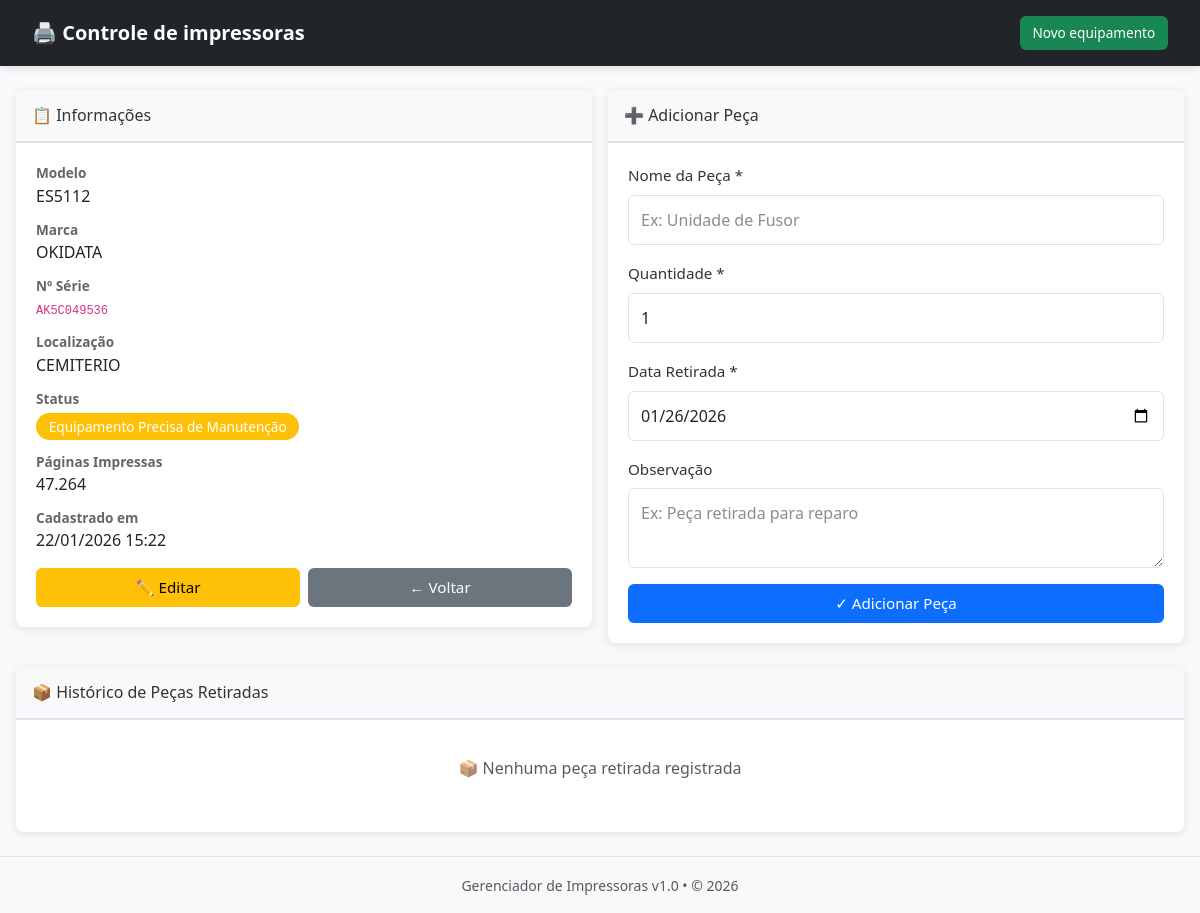
Page /detalhes.php?id=2 on the committed database.
### tables this page shows
CREATE TABLE `impressoras` (
  `id` int NOT NULL,
  `modelo` varchar(100) NOT NULL,
  `marca` varchar(50) NOT NULL,
  `numero_serie` varchar(100) NOT NULL,
  `localizacao` varchar(150) DEFAULT NULL,
  `status` enum('equipamento_completo','equipamento_manutencao','inativo') DEFAULT 'equipamento_completo',
  `contagem_paginas` int DEFAULT '0',
  `data_cadastro` timestamp NULL DEFAULT CURRENT_TIMESTAMP COMMENT 'Data/hora de cadastro (UTC-3 Brasil)',
  `ultima_atualizacao` timestamp NULL DEFAULT CURRENT_TIMESTAMP ON UPDATE CURRENT_TIMESTAMP COMMENT 'Última atualização (UTC-3 Brasil)'
);

### config/timezone.php (called while the page is built, shortened)
<?php
function dataHoje() {
    return date('Y-m-d');
}
function formatarDataHora($data) {
    return date('d/m/Y H:i', strtotime($data));
}
?>

### detalhes.php (the view, shortened to what this page needs)
<?php
try {
    require_once 'config/timezone.php';
    $conn = Database::getInstance();
    $id = $_GET['id'] ?? 0;
    $stmt = $conn->prepare("SELECT * FROM impressoras WHERE id = :id");
    $stmt->execute([':id' => $id]);
    $impressora = $stmt->fetch();
    $stmt = $conn->prepare("SELECT * FROM pecas_retiradas WHERE impressora_id = :id ORDER BY data_retirada DESC");
    $stmt->execute([':id' => $id]);
    $pecas = $stmt->fetchAll();
    include 'includes/header.php';
} catch(Exception $e) {
    ob_end_clean();
    header('Content-Type: text/html; charset=utf-8');
    http_response_code(500);
    ?>
    <!DOCTYPE html>
    <html><head><title>Erro</title></head><body>
    <h1>Erro 500</h1>
    <p><?= htmlspecialchars($e->getMessage()) ?></p>
    </body></html>
    <?php
    exit;
}
?>
<div class="row">
    <div class="col-md-6">
        <div class="card mb-4">
            <div class="card-header">
                <h5 style="font-size: 1rem; margin: 0;">📋 Informações</h5>
            </div>
            <div class="card-body">
                <div style="display: grid; gap: 0.75rem;">
                    <div>
                        <strong style="display: block; font-size: 0.85rem; color: #666;">Modelo</strong>
                        <span><?= htmlspecialchars($impressora['modelo']) ?></span>
                    </div>
                    <div>
                        <strong style="display: block; font-size: 0.85rem; color: #666;">Marca</strong>
                        <span><?= htmlspecialchars($impressora['marca']) ?></span>
                    </div>
                    <div>
                        <strong style="display: block; font-size: 0.85rem; color: #666;">Nº Série</strong>
                        <code style="font-size: 0.75rem;"><?= htmlspecialchars($impressora['numero_serie']) ?></code>
                    </div>
                    <div>
                        <strong style="display: block; font-size: 0.85rem; color: #666;">Localização</strong>
                        <span><?= htmlspecialchars($impressora['localizacao']) ?></span>
                    </div>
                    <div>
                        <strong style="display: block; font-size: 0.85rem; color: #666;">Status</strong>
                        <span class="badge bg-<?= in_array($impressora['status'], ['equipamento_completo', 'ativo']) ? 'success' : (in_array($impressora['status'], ['equipamento_manutencao', 'manutencao']) ? 'warning' : 'secondary') ?>" style="margin-top: 0.25rem;">
                            <?= in_array($impressora['status'], ['equipamento_completo', 'ativo']) ? 'Equipamento Completo' : (in_array($impressora['status'], ['equipamento_manutencao', 'manutencao']) ? 'Equipamento Precisa de Manutenção' : 'Inativo') ?>
                        </span>
                    </div>
                    <div>
                        <strong style="display: block; font-size: 0.85rem; color: #666;">Páginas Impressas</strong>
                        <span><?= number_format($impressora['contagem_paginas'], 0, ',', '.') ?></span>
                    </div>
                    <div>
                        <strong style="display: block; font-size: 0.85rem; color: #666;">Cadastrado em</strong>
                        <span><?= formatarDataHora($impressora['data_cadastro']) ?></span>
                    </div>
                </div>
                <div class="button-group" style="margin-top: 1rem;">
                    <a href="editar.php?id=<?= $impressora['id'] ?>" class="btn btn-warning">✏️ Editar</a>
                    <a href="index.php" class="btn btn-secondary">←  Voltar</a>
                </div>
            </div>
        </div>
    </div>
    <div class="col-md-6">
        <div class="card mb-4">
            <div class="card-header">
                <h5 style="font-size: 1rem; margin: 0;">➕ Adicionar Peça</h5>
            </div>
            <div class="card-body">
                <form method="POST">
                    <div class="mb-3">
                        <label class="form-label">Nome da Peça *</label>
                        <input type="text" name="nome_peca" class="form-control" placeholder="Ex: Unidade de Fusor" required>
                    </div>
                    <div class="mb-3">
                        <label class="form-label">Quantidade *</label>
                        <input type="number" name="quantidade" class="form-control" value="1" required>
                    </div>
                    <div class="mb-3">
                        <label class="form-label">Data Retirada *</label>
                        <input type="date" name="data_retirada" class="form-control" value="<?= dataHoje() ?>" required>
                    </div>
                    <div class="mb-3">
                        <label class="form-label">Observação</label>
                        <textarea name="observacao" class="form-control" placeholder="Ex: Peça retirada para reparo" style="min-height: 80px;"></textarea>
                    </div>
                    <button type="submit" class="btn btn-primary w-100">✓ Adicionar Peça</button>
                </form>
            </div>
        </div>
    </div>
</div>
<div class="card">
    <div class="card-header">
        <h5 style="font-size: 1rem; margin: 0;">📦 Histórico de Peças Retiradas</h5>
    </div>
    <div class="card-body">
        <?php if (count($pecas) > 0): ?>
            <div class="table-responsive">
                <table class="table table-sm table-striped">
                    <thead class="table-dark">
                        <tr>
                            <th style="width: 40%;">Peça</th>
                            <th style="width: 20%;">Qtd</th>
                            <th style="width: 20%;">Data</th>
                            <th style="width: 20%;" class="d-none d-md-table-cell">Obs.</th>
                        </tr>
                    </thead>
                    <tbody>
                        <?php foreach($pecas as $peca): ?>
                        <tr>
                            <td><strong><?= htmlspecialchars($peca['nome_peca']) ?></strong></td>
                            <td><span class="badge bg-info"><?= $peca['quantidade'] ?></span></td>
                            <td><small><?= formatarData($peca['data_retirada']) ?></small></td>
                            <td class="d-none d-md-table-cell"><small class="text-muted" style="display: block; max-width: 200px; overflow: hidden; text-overflow: ellipsis; white-space: nowrap;">
                                <?= htmlspecialchars($peca['observacao']) ?>
                            </small></td>
                        </tr>
                        <?php endforeach; ?>
                    </tbody>
                </table>
            </div>
        <?php else: ?>
            <p class="text-muted text-center" style="padding: 1rem;">📦 Nenhuma peça retirada registrada</p>
        <?php endif; ?>
    </div>
</div>
<?php include 'includes/footer.php'; ?>

### assets/style.css (style rules this page uses)
html { font-size: 16px; }
body { background-color: #f8f9fa; font-family: 'Segoe UI', Tahoma, Geneva, Verdana, sans-serif; font-size: 1rem; line-height: 1.5; color: #333; }
.card { border: none; box-shadow: 0 2px 8px rgba(0,0,0,0.1); margin-bottom: 1.5rem; border-radius: 8px; overflow: hidden; }
.card-header { background-color: #f8f9fa; border-bottom: 2px solid #dee2e6; padding: 1rem; }
.card-header h4, .card-header h5 { margin: 0; color: #333; font-size: clamp(1rem, 2vw, 1.25rem); }
.card-body { padding: 1.25rem; }
.btn { border-radius: 6px; padding: 0.5rem 1rem; font-weight: 500; transition: all 0.3s ease; white-space: nowrap; font-size: 0.95rem; cursor: pointer; border: none; display: inline-block; text-decoration: none; }
.button-group { display: flex; gap: 0.5rem; flex-wrap: wrap; }
.button-group .btn { flex: 1; min-width: 80px; }
.badge { padding: 0.4rem 0.8rem; border-radius: 20px; font-size: 0.85rem; font-weight: 500; display: inline-block; }
.form-label { font-weight: 500; margin-bottom: 0.5rem; color: #333; font-size: 0.95rem; }
.form-control, .form-select { border-radius: 6px; border: 1px solid #dee2e6; padding: 0.75rem; font-size: 1rem; width: 100%; }
.form-control::placeholder { opacity: 0.7; }
textarea.form-control { resize: vertical; min-height: 100px; }
.text-muted { color: #6c757d; }
.mb-3 { margin-bottom: 1rem; }
.mb-4 { margin-bottom: 1.5rem; }
.row { display: flex; flex-wrap: wrap; margin: -0.5rem; }
.col-md-6 { flex: 0 0 50%; padding: 0.5rem; }

### rows in the picture
impressoras: modelo "ES5112", marca "OKIDATA", numero_serie "AK5C049536", localizacao "CEMITERIO", contagem_paginas "47.264", data_cadastro "22/01/2026 15:22"
